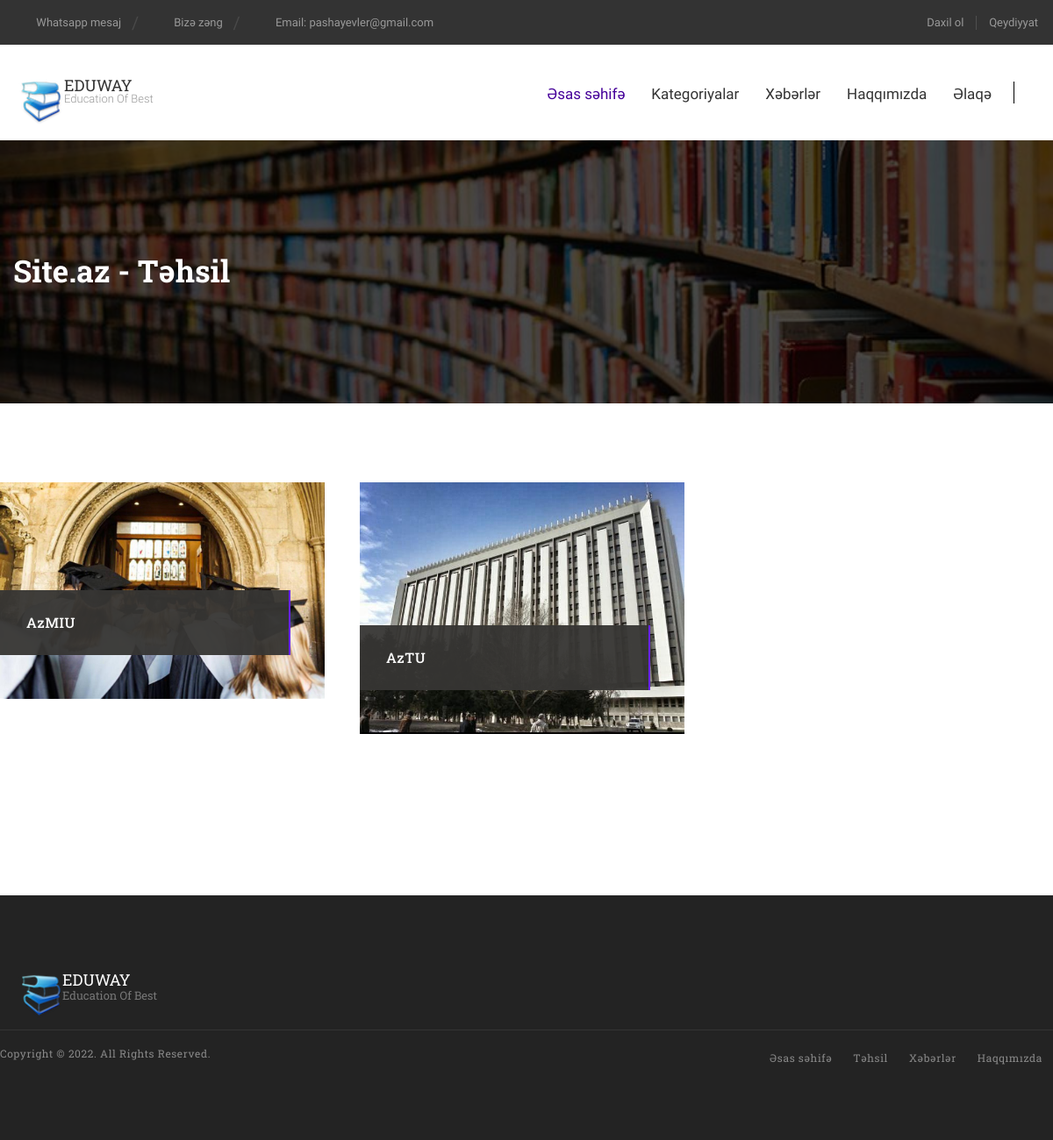
/educations, run on the app's committed database.
### models.py (models this page shows)
class SiteSettings(Base):
    __tablename__ = 'site_settings'
    id = Column(Integer, primary_key=True)
    site_title = Column(String, nullable=True)
    site_description = Column(Text, nullable=True)
    site_logo = Column(Text, nullable=True)
    site_slogan = Column(String, nullable=True)
    phone = Column(String, nullable=True)
    wp_number = Column(String, nullable=True)
    wp_text = Column(String, nullable=True)
    is_active = Column(Boolean, default=True)
    site_about = Column(Text, nullable=True)
    about_teams = Column(Text, nullable=True)
    site_email = Column(String, nullable=True)
    address = Column(String, nullable=True)
    google_map = Column(String, nullable=True)
    youtube_video = Column(String, nullable=True)
    facebook = Column(Text, nullable=True)
    instagram = Column(Text, nullable=True)
    linkedin = Column(Text, nullable=True)
    monday = Column(String, nullable=True)
    tuesday = Column(String, nullable=True)
    wednesday = Column(String, nullable=True)
    thursday = Column(String, nullable=True)
    friday = Column(String, nullable=True)
    saturday = Column(String, nullable=True)
    sunday = Column(String, nullable=True)

class Education(Base):
    __tablename__ = 'education'
    id = Column(Integer, primary_key=True)
    name = Column(String, nullable=False, unique=True)
    city = Column(String, nullable=True)
    education_type = Column(String, nullable=True)
    students_count = Column(String, nullable=True, default=0)
    about_education = Column(String, nullable=True)
    documents = Column(String, nullable=True)
    photos = Column(String, nullable=True)
    select_education = relationship("User", back_populates="select_university", cascade="all, delete")

### routers/site.py (the view)
@main.get("/news")
def get_all_news(request: Request, db: Session = Depends(database.get_db), page: int = 1, page_size: int = 5):
    site_settings = db.query(models.SiteSettings).filter_by(id=1).first()
    if site_settings:
        if site_settings.is_active is None:
            return closed()
        else:
            category = db.query(models.NewsCategory).all()
            news = db.query(models.SiteNews).all()
            categories = db.query(models.EduCategory).all()
            news_category = db.query(models.NewsCategory).all()
            data_length = len(news)
            page_title = site_settings.site_title+" - Xəbərlər"
            response = paginate.paginate(data=news, data_length=data_length,page=page, page_size=page_size)
            return templates.TemplateResponse("site/route/news-page.html", {"request": request,"response":response,
                                                "page_title":page_title, "site_settings":site_settings, "categories":categories, "news_category":news_category, "category":category})
    else:
        return 'Sayt melumatlari yerleshdirilmeyib...'

### templates/site/route/educations-page.html (shortened to what this page needs)
{% include 'site/route/header.html' %}
<body data-offset="200" data-spy="scroll" data-target=".ow-navigation">
	{% include 'site/route/topnav.html' %}
	<div class="container-fluid no-padding pagebanner">
		<div class="container">
			<div class="pagebanner-content">
				{% if category_name.name %}
				<h3>{{ category_name.name }}</h3>
				{% else %}
				<h3>{{ page_title }}</h3>
				{% endif %}
			</div>
		</div>
	</div>
	<div class="container welcome-section welcome2">
		<div class="section-padding"></div>
		<div class="row">
			{% if response.data %}
			<div class="row">
				{% for edu in response.data %}
				<div class="col-md-4 col-sm-6 col-xs-6">
					<div class="welcome-box">
						{% if edu.photos %}
							<img src="/static/education_images/{{ edu.photos }}" width="370" height="440"/>
						{% else %}
							<img src="/static/site/images/education.jpeg" width="370" height="440"/>
						{% endif %}
						<div class="welcome-title">
							<h3>{{ edu.name }}</h3>
						</div>
					</div>
				</div>
				{% endfor %}
			</div>
			{% endif %}
		</div>
		{% if category_name.name %}
		<nav class="ow-pagination">
			<ul class="pagination">
		{% if response.pagination.previous  !=  None %}
			<li><a href="/educations/{{ category_name.name }}{{ response.pagination.previous }}"><< Previous</a></li>
		{% endif %}
		{% if response.pagination.next  !=  None %}
			<li><a href="/educations/{{ category_name.name }}{{ response.pagination.next }}">Next >></a></li>
		{% endif %}
		</ul>
		</nav>
		{% else %}
		<nav class="ow-pagination">
		</nav>
		{% endif %}
		<div class="section-padding"></div>
	</div>
		{% include 'site/route/footer.html' %}
	</body>
	</html>

### templates/site/route/topnav.html (shortened to what this page needs)
	<header class="header-main container-fluid no-padding">
		<div class="top-header container-fluid no-padding">
			<div class="container">
				{% if site_settings %}
				<div class="topheader-left">
					<a href="https://wa.me/{{ site_settings.wp_number }}?text={{ site_settings.wp_text }}" title="{{ site_settings.phone }}"><i class="fa fa-mobile" aria-hidden="true"></i>Whatsapp mesaj</a>
					<a href="tel:{{ site_settings.phone }}" title="{{ site_settings.phone }}"><i class="fa fa-mobile" aria-hidden="true"></i>Bizə zəng</a>
					<a href="mailto:{{ site_settings.site_email }}" title="{{ site_settings.site_email }}"><i class="fa fa-envelope-o" aria-hidden="true"></i>Email: {{ site_settings.site_email }}</a>
				</div>
				{% endif %}
				<div class="topheader-right">
					<a href="/login" title="Login"><i class="fa fa-sign-out" aria-hidden="true"></i>Daxil ol</a>
					<a href="/registration" title="Register">Qeydiyyat</a>
				</div>
			</div>
		</div>
		<div class="menu-block container-fluid no-padding">
			<div class="container">
				<div class="row">
					<nav class="navbar ow-navigation">
						<div class="col-md-3">
							<div class="navbar-header">
								{% if site_settings %}
								<a title="Logo" href="/" class="navbar-brand"><img src="{{ url_for('static', path='site/images/logo.png') }}" alt="logo"/>{{ site_settings.site_logo }}<span>{{ site_settings.site_slogan }}</span></a>
								{% endif %}
							</div>
						</div>
						<div class="col-md-9">
							<div class="navbar-collapse collapse" id="navbar">
								<ul class="nav navbar-nav menubar">
									<li class="dropdown active">
										<a aria-expanded="false" aria-haspopup="true" href="/" role="button" class="dropdown-toggle" title="Home">Əsas səhifə</a>
									<li class="dropdown">
										<a aria-expanded="false"  href="/educations" aria-haspopup="true" role="button" class="dropdown-toggle" title="Kateqoriyalar">Kategoriyalar</a>
									</li>
									<li class="dropdown">
										<a aria-expanded="false"  href="/news" aria-haspopup="true" role="button" class="dropdown-toggle" title="Xeberler">Xəbərlər</a>
									</li>
									<li><a title="Haqqimizda" href="/about">Haqqımızda</a></li>
									<li><a title="Contact" href="/contact">Əlaqə</a></li>
								</ul>
							</div>
						</div>
					</nav>
					<div class="menu-search">
						<div id="sb-search" class="sb-search">
							<form>
								<input class="sb-search-input" placeholder="Axtarmaq istədiyin..." type="text" value="" name="search" id="search" />
								<button class="sb-search-submit"><i class="fa fa-search"></i></button>
							</form>
						</div>
					</div>
				</div>
			</div>
		</div>
	</header>

### templates/site/route/footer.html (shortened to what this page needs)
<footer class="footer-main container-fluid no-padding">
    <div class="container">
        <div class="row">
            <div class="col-md-12 col-sm-6">
                <aside class="ftr-widget about_widget">
                    {% if site_settings %}
                        <a class="footer-logo" href="/" title="Logo"><img alt="logo" src="{{ url_for('static', path='site/images/logo.png') }}">{{ site_settings.site_logo }}<span>{{ site_settings.site_slogan }}</span></a><br/>
                    <ul>
                    {% if site_settings.facebook %}
                        <li><a href="{{ site_settings.facebook }}" title="Facebook"><i class="fa fa-facebook"></i></a></li>
                    {% endif %}
                    {% if site_settings.instagram %}
                        <li><a href="{{ site_settings.instagram }}" title="Instagram"><i class="fa fa-instagram"></i></a></li>
                    {% endif %}
                    </ul>
                    {% endif %}
                   </aside>
            </div>
        <div class="footer-bottom col-md-12 col-sm-12 no-padding">
            <div class="copyright no-padding">
                <span>Copyright &copy; 2022. All Rights Reserved.</span>
            </div>
            <nav class="navbar ow-navigation">
                <div id="navbar2" class="navbar-collapse collapse">
                    <ul class="nav navbar-nav">
                        <li><a href="/" title="Home">Əsas səhifə</a></li>
                        <li><a href="/educations" title="Təhsil">Təhsil</a></li>
                        <li><a href="/news" title="Xəbərlər">Xəbərlər</a></li>
                        <li><a href="/about" title="Haqqımızda">Haqqımızda</a></li>
                    </ul>
                </div>
            </nav>
        </div>
    </div>
</footer>

### static/site/css/navigation-menu.css (style rules this page uses)
.ow-navigation { display: inline-block; width: 100%; border: none; border-radius: 0; margin-bottom: 0; min-height: 1px; float: left; }
.ow-navigation .nav.navbar-nav > li { margin: 0 15px; }
.ow-navigation .nav.navbar-nav > li:first-of-type { margin-left: 0; }
.ow-navigation .nav.navbar-nav > li:last-of-type { margin-right: 0; }
.ow-navigation .nav.navbar-nav li > a { color: #333; font-size: 17px; line-height: 26px; text-transform: inherit; padding: 0; margin-top: 43px; margin-bottom: 40px; font-weight: 400; transition: all 1s ease 0s; -webkit-transition: all 1s ease 0s; -moz-transition: all 1s ease 0s; -o-transition: all 1s ease 0s; position: relative; }
.ow-navigation .nav.navbar-nav > li a:hover, .ow-navigation .nav.navbar-nav > li.active > a { color: #450099; }
.ow-navigation .nav.navbar-nav > li.active > a, .ow-navigation .nav.navbar-nav > li.active:hover > a, .ow-navigation .nav.navbar-nav > li.active:focus > a, .ow-navigation .nav.navbar-nav > li:hover > a, .ow-navigation .nav.navbar-nav > li:focus > a, .ow-navigation .nav.navbar-nav > li > a:hover, .ow-navigation .nav.navbar-nav > li > a:focus, .ow-navigation .dropdown-menu li:hover > a, .ow-navigation .dropdown-menu li > a:hover { background-color: transparent; }
@media (min-width: 992px) { .ow-navigation .navbar-brand { height: auto; padding: 5px 0 0 58px; position: relative; font-size: 18px; color: #333; line-height: 16px; font-weight: 400; text-transform: uppercase; font-family: 'Roboto Slab', serif; margin-top: 33px; } }
@media (min-width: 992px) { .ow-navigation .navbar-brand > img { position: absolute; left: 0; top: 0; } }
@media (min-width: 992px) { .ow-navigation .navbar-brand > span { display: block; font-weight: 300; font-size: 13px; line-height: 16px; font-family: 'Roboto', sans-serif; text-transform: capitalize; color: #999; } }
@media (min-width: 992px) { .menu-block .navbar-collapse { padding-left: 0; padding-right: 0; float: right; display: inline-block; margin-right: 55px; margin-top: 0; } }

### data on the page
SiteSettings: site_email "pashayevler@gmail.com", site_logo "EDUWAY", site_slogan "Education Of Best"
Education: name "AzMIU"
Education: photos (picture), name "AzTU"

### other printed values
{{ page_title }} "Site.az - Təhsil"
